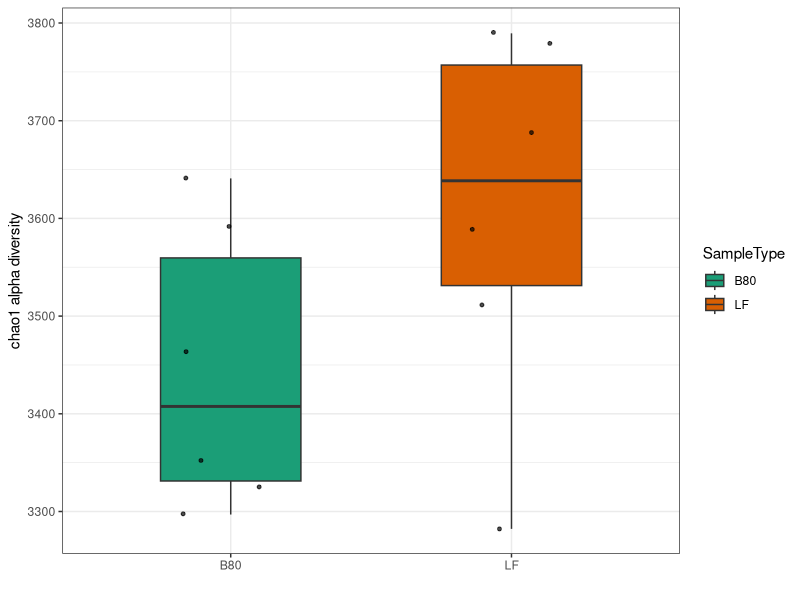
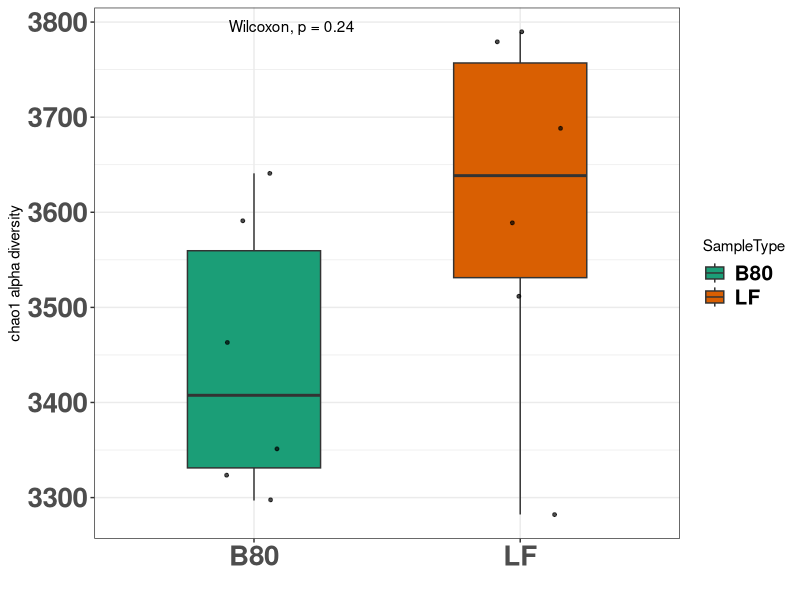
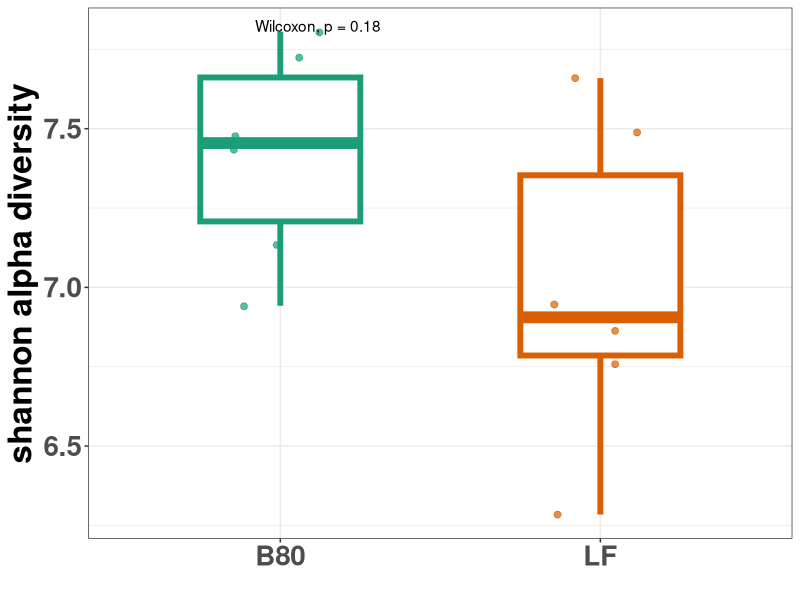
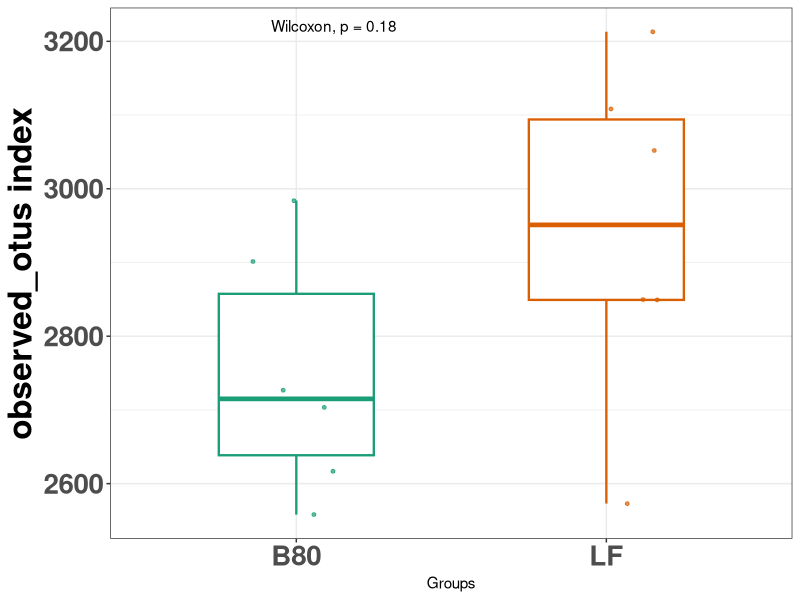
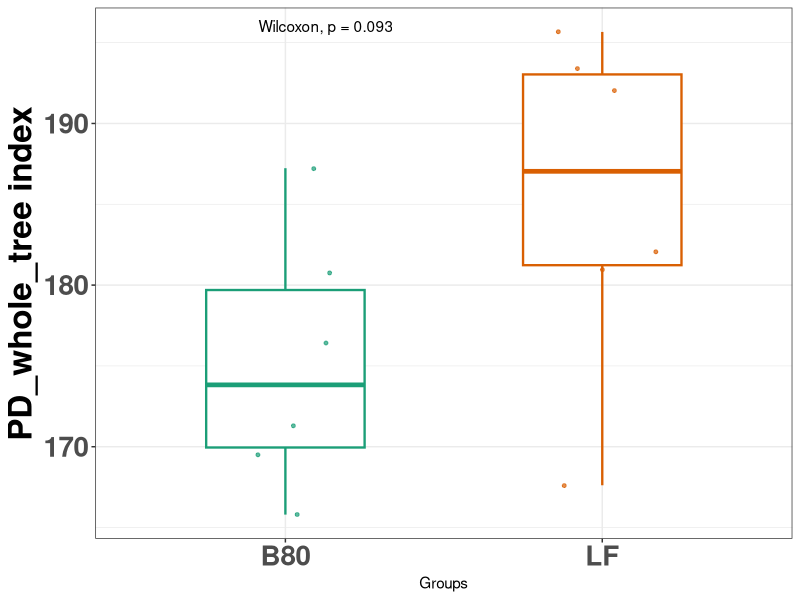

These figures' R source, in order: (Note: this script raises an error after producing the figures.)
#清空内存
rm(list=ls()) 
library("ggplot2") 
library("ggpubr") 
# 读入实验设计和Alpha多样性值
design = read.table("map_HG_kangbing_R.txt", header=T, row.names= 1, sep="\t") 
head(design, n=12L)
#QIIME
alpha = read.table("./alpha.txt", header=T, row.names= 1, sep="\t")
head(alpha)
#合并alpha多样性数值和mapping文件
index = merge(alpha, design,by="row.names",all=F)
head(index)

#定义颜色
mi=c("#1B9E77" ,"#D95F02", "#7570B3","#E7298A")
# 绘图代码、预览、保存PDF
p<-ggplot(index, aes(x=SampleType, y=chao1))+
  geom_boxplot(alpha=1, outlier.size=1, size=0.5, width=0.5,notchwidth=0.5,aes(fill=SampleType)) +  
  geom_jitter( position=position_jitter(0.17), size=1, alpha=0.7)+
  labs(x="", y="chao1 alpha diversity")+
  theme_bw()+
  scale_fill_manual(values = mi)+
  #labs(title = "toamto hea and dis")+
  guides(color=guide_legend(title = NULL),shape=guide_legend(title = NULL))
p
p = p+stat_compare_means()+
  theme(axis.text = element_text(size = 20,face = "bold"),
        legend.text = element_text(size = 15,face = "bold")
  )
p
ggsave("./chao1_alpha.pdf", p, width = 10, height = 6)

#显著性检验
#compare_means(chao1~SampleType, data = index, method = "t.test")
alpha_wilcox.test = compare_means(chao1~SampleType, data = index, method = "wilcox.test")


write.table(alpha_wilcox.test,"chao1_alpha_wilcox.test.txt",row.names = T,
            col.names = T,sep = "\t")



p<-ggplot(index, aes(x=SampleType, y=shannon, color=SampleType))+
  geom_boxplot(alpha=1, outlier.size=2, size=2, width=0.5,notchwidth=1, fill="transparent") +  
  geom_jitter( position=position_jitter(0.17), size=2, alpha=0.7)+
  labs(x="", y="shannon alpha diversity")+
  theme_bw()+scale_colour_manual(values = mi)+
  #labs(title = "toamto hea and dis")+
  guides(color=guide_legend(title = NULL),shape=guide_legend(title = NULL))

p+stat_compare_means()+theme_bw()+
  theme(
    axis.text = element_text(size = 20,face = "bold"),
    legend.text = element_text(size = 15,face = "bold"),
    legend.position="none",
    axis.title.y =element_text(size = 24,face = "bold")
    
  )
ggsave("./shannon_alpha.pdf", p, width = 10, height = 6)

#显著性检验
alpha_wilcox.test = compare_means(shannon~SampleType, data = index, method = "wilcox.test")

write.table(alpha_wilcox.test,"shannon_alpha_wilcox.test.txt",row.names = T,
            col.names = T,sep = "\t")
#################

p<-ggplot(index, aes(x=SampleType, y=observed_otus, color=SampleType))+
  geom_boxplot(alpha=1, outlier.size=0.5, size=0.8, width=0.5, fill="transparent") +  
  geom_jitter( position=position_jitter(0.17), size=1, alpha=0.7)+
  labs(x="Groups", y="observed_otus index")+
  theme_classic()+scale_colour_manual(values = mi)+
  #labs(title = "toamto hea and dis")+
  guides(color=guide_legend(title = NULL),shape=guide_legend(title = NULL))+
  theme(plot.title = element_text(hjust = 0.5))
p+stat_compare_means()+theme_bw()+
  theme(
    axis.text = element_text(size = 20,face = "bold"),
    legend.text = element_text(size = 15,face = "bold"),
    legend.position="none",
    axis.title.y =element_text(size = 24,face = "bold")
    
  )

ggsave("./observed_otus_alpha.pdf", p, width = 10, height = 6)

#显著性检验
alpha_wilcox.test = compare_means(observed_otus~SampleType, data = index, method = "wilcox.test")

write.table(alpha_wilcox.test,"observed_otus_alpha_wilcox.test.txt",row.names = T,
            col.names = T,sep = "\t")



###################
p<-ggplot(index, aes(x=SampleType, y=PD_whole_tree, color=SampleType))+
  geom_boxplot(alpha=1, outlier.size=0.5, size=0.8, width=0.5, fill="transparent") +  
  geom_jitter( position=position_jitter(0.17), size=1, alpha=0.7)+
  labs(x="Groups", y="PD_whole_tree index")+
  theme_classic()+scale_colour_manual(values = mi)+
  #labs(title = "toamto hea and dis")+
  guides(color=guide_legend(title = NULL),shape=guide_legend(title = NULL))+
  theme(plot.title = element_text(hjust = 0.5))
#显著性检验
p+stat_compare_means()+theme_bw()+
  theme(
    axis.text = element_text(size = 20,face = "bold"),
    legend.text = element_text(size = 15,face = "bold"),
    legend.position="none",
    axis.title.y =element_text(size = 24,face = "bold")
    
  )

ggsave("E:/Shared_Folder/16s_and_RE_data_analyseHG_resistant/No1_16s/result_and_script/a1_alpha/PD_whole_tree_alpha.pdf", p, width = 10, height = 6)

#显著性检验
alpha_wilcox.test = compare_means(PD_whole_tree_otus~SampleType, data = index, method = "wilcox.test")
setwd("./a1_alpha/")
write.table(alpha_wilcox.test,"PD_whole_tree_alpha_wilcox.test.txt",row.names = T,
            col.names = T,sep = "\t")

#
###当样品重复较少的时候，alpha多样性分析做做柱状图比较好看############
library("ggplot2") 
library("ggpubr") 
library(dplyr)
#首先按照分组求其均值和标准差
# 按照Species分组，计算Sepal.Length的平均值和标准差
iris_groups<- group_by(index, SampleType)
df_summarise<- summarise(iris_groups, mean(chao1), sd(chao1))
# dplyr的计算是以tbl格式返回的，我们可以转成dataframe, 当然这步没必要，但是为了方便显示：
df_summarise<- as.data.frame(df_summarise)
colnames(df_summarise)=c("fenzu","chao1","sd")
df_summarise$chao1=round(df_summarise$chao1,2)
head(df_summarise)

p=ggplot(df_summarise, aes(x = fenzu, y = chao1)) + 
  geom_bar(stat = "identity", width = 0.4,position = "dodge",colour="black",fill="#984EA3")+ 
  geom_errorbar(aes(ymin=chao1-sd,ymax=chao1+sd),colour="#FF7F00",width=0.2,size=2)+
  geom_text(aes(label = chao1, vjust = -4, hjust = 0.5),size=6) +   ## 显示柱条上的数字
  ylim(0, max(df_summarise$chao1)*1.1)+
  labs(x="Groups", y="chao1 index")+
  theme_classic()+
  labs(title = "toamto hea and dis")+
  guides(color=guide_legend(title = NULL),shape=guide_legend(title = NULL))+
  theme(plot.title = element_text(hjust = 0.5),axis.title = element_text(size = 15),axis.text.x  = element_text(size = rel(2)),axis.ticks.y = element_blank(),axis.text.y = element_blank())
p

ggsave("E:/Shared_Folder/16s_and_RE_data_analyseHG_resistant/No1_16s/result_and_script/a1_alpha/chao1_alpha_barplot.pdf", p, width = 10, height = 10)

#写一个循环同时将全部的alpha多样性指标出图
#但是aes_string只能解决ggplot的出图问题，但是在很多的函数使用字符串未加引号，需要转化
head(index)
i =3

for (i in 2:6) {
  name_i <- colnames(index[i])
  p<-ggplot(index, aes_string(x="SampleType", y=name_i))+
    geom_boxplot(alpha=1, outlier.size=1, size=0.5, width=0.5,notchwidth=0.5,aes(fill=SampleType)) +  
    geom_jitter( position=position_jitter(0.17), size=1, alpha=0.7)+
    labs(x="", y="chao1 alpha diversity")+
    theme_bw()+
    scale_fill_manual(values = mi)+
    #labs(title = "toamto hea and dis")+
    guides(color=guide_legend(title = NULL),shape=guide_legend(title = NULL))
  
  p = p+stat_compare_means()+
    theme(axis.text = element_text(size = 20,face = "bold"),
          legend.text = element_text(size = 15,face = "bold")
    )
  setwd("E:/Shared_Folder/16s_and_RE_data_analyseHG_resistant/No1_16s/result_and_script/a1_alpha/")
  FileName <- paste(name_i,"_boxport", ".pdf", sep = "")
  ggsave(FileName, p, width = 10, height = 10)
  
  
}
setwd("E:/Shared_Folder/16s_and_RE_data_analyseHG_resistant/No1_16s/result_and_script/")

#显著性检验目前我无法加入循环中
alpha_wilcox.test = compare_means(index[3]~SampleType, data = index, method = "wilcox.test")
setwd("./a1_alpha/")
write.table(alpha_wilcox.test,"PD_whole_tree_alpha_wilcox.test.txt",row.names = T,
            col.names = T,sep = "\t")



name_i <- colnames(index[i]) 

name_i = as.numeric(name_i)
name_i = as.factor(name_i )
?compare_means
head(index)




name_i <- colnames(index[i])
iris_groups<- group_by(index, SampleType)
df_summarise<- summarise(iris_groups, mean(name_i), sd(name_i))


name_i <- colnames(index[i])
name_i
name_i =
  string



